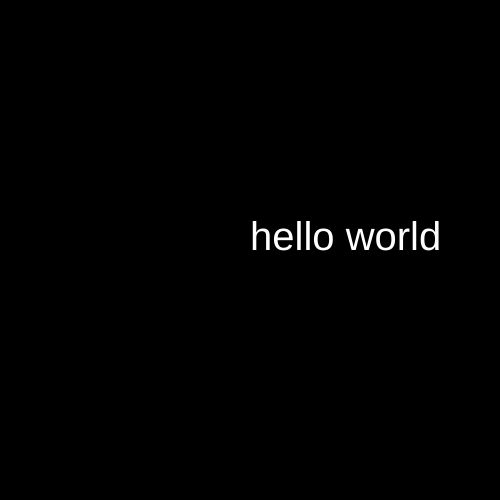
Frame 1 (no input)
Frame 60 (no input): identical to frame 1, image omitted
Frame 120 (the mouse pressed at the canvas centre since frame 60): identical to frame 1, image omitted

The p5.js sketch that drew this single still picture (run headless with seeded random() and noise() and a simulated clock; from frame 60 on, the mouse is pressed at the canvas centre):

// p5.js sketch
// ── sketch.js


function setup()
{
    createCanvas(500,500);

    textSize(40);
    
}

function draw()
{
    background(0);
    noStroke();
    fill(255);
    text(sayHello(), width/2, height/2);
}


function sayHello()
{
    return "hello world"; 
}
